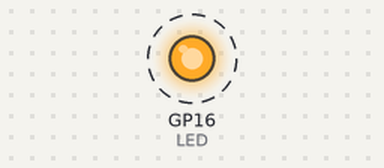
Simulated run of this program. Board: Raspberry Pi Pico running MicroPython. Parts: output pins drawn as LEDs (lit = HIGH). Dashed ring = blinking.

Above: at 0.05 s.
Timing chart, 0 to 3.0 s (numbered marks = the images above):
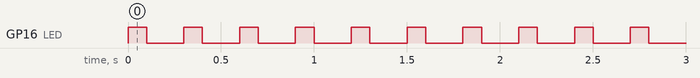

The program:

L4_more_blink.py
```python
import machine
import utime

LED = machine.Pin(16,machine.Pin.OUT)

while True:
    LED.value(1)
    utime.sleep(0.1)
    LED.value(0)
    utime.sleep(0.1)
    LED.value(0)
    utime.sleep(0.1)
```

Measured:
- by itself, GP16 (LED): alternates HIGH for 0.10 s and LOW for 0.20 s
